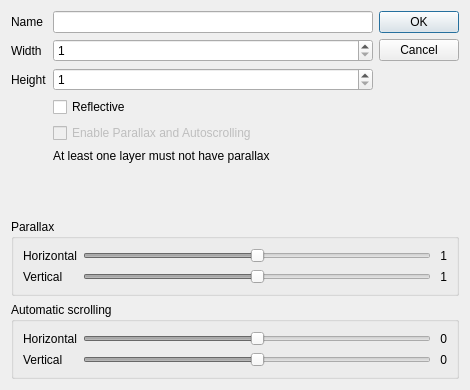
<?xml version="1.0" encoding="UTF-8"?>
<ui version="4.0">
 <class>LayerPropertiesDialog</class>
 <widget class="QDialog" name="LayerPropertiesDialog">
  <property name="geometry">
   <rect>
    <x>0</x>
    <y>0</y>
    <width>470</width>
    <height>390</height>
   </rect>
  </property>
  <property name="minimumSize">
   <size>
    <width>470</width>
    <height>390</height>
   </size>
  </property>
  <property name="maximumSize">
   <size>
    <width>470</width>
    <height>390</height>
   </size>
  </property>
  <property name="windowTitle">
   <string>Dialog</string>
  </property>
  <layout class="QVBoxLayout" name="verticalLayout">
   <item>
    <layout class="QHBoxLayout" name="horizontalLayout">
     <item>
      <layout class="QFormLayout" name="formLayout">
       <item row="0" column="0">
        <widget class="QLabel" name="nameLabel">
         <property name="text">
          <string>Name</string>
         </property>
        </widget>
       </item>
       <item row="0" column="1">
        <widget class="QLineEdit" name="nameLineEdit"/>
       </item>
       <item row="1" column="0">
        <widget class="QLabel" name="widthLabel">
         <property name="text">
          <string>Width</string>
         </property>
        </widget>
       </item>
       <item row="1" column="1">
        <widget class="QSpinBox" name="widthSpinBox">
         <property name="minimum">
          <number>1</number>
         </property>
         <property name="maximum">
          <number>65535</number>
         </property>
        </widget>
       </item>
       <item row="3" column="0">
        <widget class="QLabel" name="heightLabel">
         <property name="text">
          <string>Height</string>
         </property>
        </widget>
       </item>
       <item row="3" column="1">
        <widget class="QSpinBox" name="heightSpinBox">
         <property name="minimum">
          <number>1</number>
         </property>
         <property name="maximum">
          <number>65535</number>
         </property>
        </widget>
       </item>
       <item row="4" column="1">
        <widget class="QCheckBox" name="reflective_chk">
         <property name="text">
          <string>Reflective</string>
         </property>
        </widget>
       </item>
       <item row="6" column="1">
        <widget class="QCheckBox" name="parallaxChk">
         <property name="enabled">
          <bool>false</bool>
         </property>
         <property name="text">
          <string>Enable Parallax and Autoscrolling</string>
         </property>
        </widget>
       </item>
       <item row="8" column="1">
        <widget class="QLabel" name="label">
         <property name="text">
          <string>At least one layer must not have parallax</string>
         </property>
        </widget>
       </item>
      </layout>
     </item>
     <item>
      <widget class="QDialogButtonBox" name="buttonBox">
       <property name="orientation">
        <enum>Qt::Vertical</enum>
       </property>
       <property name="standardButtons">
        <set>QDialogButtonBox::Cancel|QDialogButtonBox::Ok</set>
       </property>
      </widget>
     </item>
    </layout>
   </item>
   <item>
    <widget class="QGroupBox" name="parallaxGroupBox">
     <property name="title">
      <string>Parallax</string>
     </property>
     <layout class="QGridLayout" name="gridLayout">
      <item row="1" column="0">
       <widget class="QLabel" name="verticalParallax_lbl">
        <property name="text">
         <string>Vertical</string>
        </property>
       </widget>
      </item>
      <item row="1" column="1">
       <widget class="QSlider" name="verticalParallaxSlider">
        <property name="enabled">
         <bool>false</bool>
        </property>
        <property name="minimum">
         <number>-16</number>
        </property>
        <property name="maximum">
         <number>16</number>
        </property>
        <property name="orientation">
         <enum>Qt::Horizontal</enum>
        </property>
       </widget>
      </item>
      <item row="0" column="0">
       <widget class="QLabel" name="horozontalParallax_lbl">
        <property name="text">
         <string>Horizontal</string>
        </property>
       </widget>
      </item>
      <item row="0" column="1">
       <widget class="QSlider" name="horizontalParallaxSlider">
        <property name="enabled">
         <bool>false</bool>
        </property>
        <property name="minimum">
         <number>-16</number>
        </property>
        <property name="maximum">
         <number>16</number>
        </property>
        <property name="orientation">
         <enum>Qt::Horizontal</enum>
        </property>
       </widget>
      </item>
      <item row="0" column="2">
       <widget class="QLabel" name="horizontalParallaxIndicator">
        <property name="text">
         <string> 1</string>
        </property>
       </widget>
      </item>
      <item row="1" column="2">
       <widget class="QLabel" name="verticalParallaxIndicator">
        <property name="text">
         <string> 1</string>
        </property>
       </widget>
      </item>
     </layout>
    </widget>
   </item>
   <item>
    <widget class="QGroupBox" name="asGroupBox">
     <property name="title">
      <string>Automatic scrolling</string>
     </property>
     <layout class="QGridLayout" name="gridLayout_2">
      <item row="0" column="1">
       <widget class="QSlider" name="horizontalAsSlider">
        <property name="enabled">
         <bool>false</bool>
        </property>
        <property name="minimum">
         <number>-16</number>
        </property>
        <property name="maximum">
         <number>16</number>
        </property>
        <property name="orientation">
         <enum>Qt::Horizontal</enum>
        </property>
       </widget>
      </item>
      <item row="2" column="1">
       <widget class="QSlider" name="verticalAsSlider">
        <property name="enabled">
         <bool>false</bool>
        </property>
        <property name="minimum">
         <number>-16</number>
        </property>
        <property name="maximum">
         <number>16</number>
        </property>
        <property name="orientation">
         <enum>Qt::Horizontal</enum>
        </property>
       </widget>
      </item>
      <item row="0" column="0">
       <widget class="QLabel" name="horizontalAs_lbl">
        <property name="text">
         <string>Horizontal</string>
        </property>
       </widget>
      </item>
      <item row="2" column="0">
       <widget class="QLabel" name="verticalAs_lbl">
        <property name="text">
         <string>Vertical</string>
        </property>
       </widget>
      </item>
      <item row="0" column="3">
       <widget class="QLabel" name="horizontalAsIndicator">
        <property name="text">
         <string> 0</string>
        </property>
       </widget>
      </item>
      <item row="2" column="3">
       <widget class="QLabel" name="verticalAsIndicator">
        <property name="text">
         <string> 0</string>
        </property>
       </widget>
      </item>
     </layout>
    </widget>
   </item>
  </layout>
 </widget>
 <resources/>
 <connections>
  <connection>
   <sender>buttonBox</sender>
   <signal>accepted()</signal>
   <receiver>LayerPropertiesDialog</receiver>
   <slot>accept()</slot>
   <hints>
    <hint type="sourcelabel">
     <x>248</x>
     <y>254</y>
    </hint>
    <hint type="destinationlabel">
     <x>157</x>
     <y>274</y>
    </hint>
   </hints>
  </connection>
  <connection>
   <sender>buttonBox</sender>
   <signal>rejected()</signal>
   <receiver>LayerPropertiesDialog</receiver>
   <slot>reject()</slot>
   <hints>
    <hint type="sourcelabel">
     <x>316</x>
     <y>260</y>
    </hint>
    <hint type="destinationlabel">
     <x>286</x>
     <y>274</y>
    </hint>
   </hints>
  </connection>
 </connections>
</ui>
